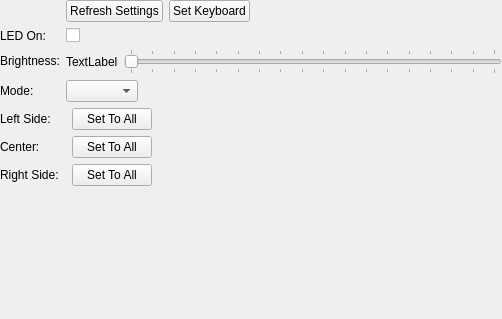
<?xml version="1.0" encoding="UTF-8"?>
<ui version="4.0">
 <class>driverWidget</class>
 <widget class="QWidget" name="driverWidget">
  <property name="geometry">
   <rect>
    <x>0</x>
    <y>0</y>
    <width>502</width>
    <height>319</height>
   </rect>
  </property>
  <property name="windowTitle">
   <string>Driver Settings</string>
  </property>
  <layout class="QFormLayout" name="formLayout">
   <property name="leftMargin">
    <number>0</number>
   </property>
   <property name="topMargin">
    <number>0</number>
   </property>
   <property name="rightMargin">
    <number>0</number>
   </property>
   <property name="bottomMargin">
    <number>0</number>
   </property>
   <item row="3" column="0">
    <widget class="QLabel" name="brightnessText">
     <property name="text">
      <string>Brightness:</string>
     </property>
    </widget>
   </item>
   <item row="4" column="0">
    <widget class="QLabel" name="modeText">
     <property name="text">
      <string>Mode:</string>
     </property>
    </widget>
   </item>
   <item row="5" column="0">
    <widget class="QLabel" name="leftText">
     <property name="text">
      <string>Left Side:</string>
     </property>
    </widget>
   </item>
   <item row="6" column="0">
    <widget class="QLabel" name="centerText">
     <property name="text">
      <string>Center:</string>
     </property>
    </widget>
   </item>
   <item row="7" column="0">
    <widget class="QLabel" name="rightTeext">
     <property name="text">
      <string>Right Side:</string>
     </property>
    </widget>
   </item>
   <item row="4" column="1">
    <layout class="QHBoxLayout" name="horizontalLayout">
     <item>
      <widget class="QComboBox" name="modeCB"/>
     </item>
     <item>
      <spacer name="horizontalSpacer">
       <property name="orientation">
        <enum>Qt::Horizontal</enum>
       </property>
       <property name="sizeHint" stdset="0">
        <size>
         <width>40</width>
         <height>20</height>
        </size>
       </property>
      </spacer>
     </item>
    </layout>
   </item>
   <item row="3" column="1">
    <layout class="QHBoxLayout" name="horizontalLayout_2">
     <item>
      <widget class="QLabel" name="brightnessValue">
       <property name="text">
        <string>TextLabel</string>
       </property>
      </widget>
     </item>
     <item>
      <widget class="QSlider" name="brightnessSlider">
       <property name="maximum">
        <number>255</number>
       </property>
       <property name="orientation">
        <enum>Qt::Horizontal</enum>
       </property>
       <property name="tickPosition">
        <enum>QSlider::TicksBothSides</enum>
       </property>
       <property name="tickInterval">
        <number>15</number>
       </property>
      </widget>
     </item>
    </layout>
   </item>
   <item row="6" column="1">
    <layout class="QHBoxLayout" name="horizontalLayout_4">
     <item>
      <widget class="ColorWidget" name="centerColor" native="true"/>
     </item>
     <item>
      <widget class="QPushButton" name="setToAllCenterPB">
       <property name="text">
        <string>Set To All</string>
       </property>
      </widget>
     </item>
     <item>
      <spacer name="horizontalSpacer_3">
       <property name="orientation">
        <enum>Qt::Horizontal</enum>
       </property>
       <property name="sizeHint" stdset="0">
        <size>
         <width>40</width>
         <height>20</height>
        </size>
       </property>
      </spacer>
     </item>
    </layout>
   </item>
   <item row="7" column="1">
    <layout class="QHBoxLayout" name="horizontalLayout_5">
     <item>
      <widget class="ColorWidget" name="rightColor" native="true"/>
     </item>
     <item>
      <widget class="QPushButton" name="setToAllRightPB">
       <property name="text">
        <string>Set To All</string>
       </property>
      </widget>
     </item>
     <item>
      <spacer name="horizontalSpacer_4">
       <property name="orientation">
        <enum>Qt::Horizontal</enum>
       </property>
       <property name="sizeHint" stdset="0">
        <size>
         <width>40</width>
         <height>20</height>
        </size>
       </property>
      </spacer>
     </item>
    </layout>
   </item>
   <item row="5" column="1">
    <layout class="QHBoxLayout" name="horizontalLayout_3">
     <item>
      <widget class="ColorWidget" name="leftColor" native="true"/>
     </item>
     <item>
      <widget class="QPushButton" name="setToAllLeftPB">
       <property name="text">
        <string>Set To All</string>
       </property>
      </widget>
     </item>
     <item>
      <spacer name="horizontalSpacer_2">
       <property name="orientation">
        <enum>Qt::Horizontal</enum>
       </property>
       <property name="sizeHint" stdset="0">
        <size>
         <width>40</width>
         <height>20</height>
        </size>
       </property>
      </spacer>
     </item>
    </layout>
   </item>
   <item row="2" column="0">
    <widget class="QLabel" name="statusText">
     <property name="text">
      <string>LED On:</string>
     </property>
    </widget>
   </item>
   <item row="2" column="1">
    <widget class="QCheckBox" name="stateCB"/>
   </item>
   <item row="1" column="1">
    <layout class="QHBoxLayout" name="horizontalLayout_6">
     <item>
      <widget class="QPushButton" name="refreshWidgetPB">
       <property name="text">
        <string>Refresh Settings</string>
       </property>
      </widget>
     </item>
     <item>
      <widget class="QPushButton" name="refreshDriverPB">
       <property name="text">
        <string>Set Keyboard</string>
       </property>
      </widget>
     </item>
     <item>
      <spacer name="horizontalSpacer_5">
       <property name="orientation">
        <enum>Qt::Horizontal</enum>
       </property>
       <property name="sizeHint" stdset="0">
        <size>
         <width>40</width>
         <height>20</height>
        </size>
       </property>
      </spacer>
     </item>
    </layout>
   </item>
  </layout>
 </widget>
 <customwidgets>
  <customwidget>
   <class>ColorWidget</class>
   <extends>QWidget</extends>
   <header>clevokeyboardcontrol.gui.color_widget</header>
   <container>1</container>
  </customwidget>
 </customwidgets>
 <resources/>
 <connections/>
</ui>
